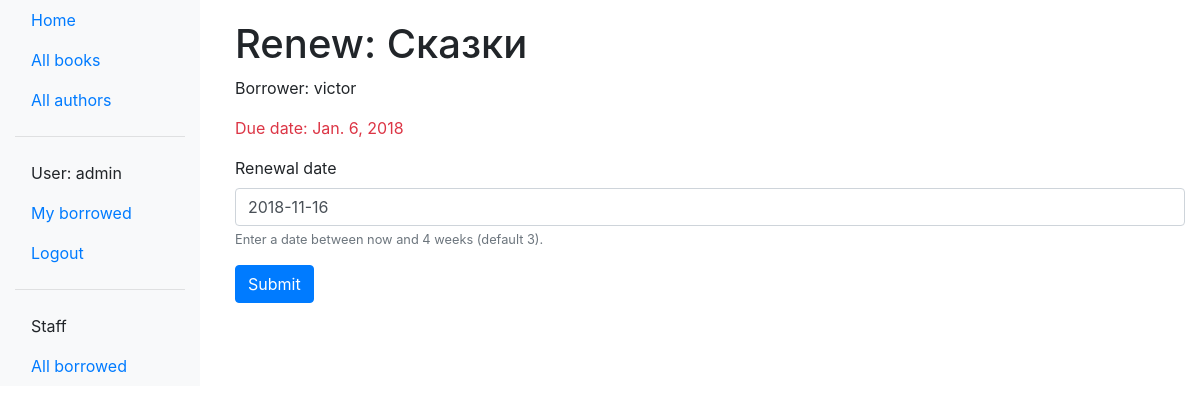
Page /catalog/book/fc74ac7c-189b-4cbb-a960-b8e98f0371a6/renew/ (signed in) on the committed database.
### catalog/models.py (models this page shows, shortened)
class BookInstance(models.Model):
    id = models.UUIDField(primary_key=True, default=uuid.uuid4, help_text='Unoque ID for this particular book cross whole library')
    book = models.ForeignKey('Book', on_delete=models.SET_NULL, null=True)
    imprint = models.CharField(max_length=200)
    due_back = models.DateField(null=True, blank=True)
    borrower = models.ForeignKey(User, on_delete=models.SET_NULL, null=True, blank=True)
    LOAN_STATUS = (
        ('m', 'Maintenance'),
        ('o', 'On loan'),
        ('a', 'Available'),
        ('r', 'Reserved'),
    )
    status = models.CharField(max_length=1, choices=LOAN_STATUS, blank=True, default='m', help_text='Book availability')
    class Meta:
        ordering = ['due_back']
        permissions = (('can_mark_returned', 'Set book as returned'),)
    @property
    def is_overdue(self):
        if self.due_back and date.today() > self.due_back:
            return True
        return False

class Book(models.Model):
    title = models.CharField(max_length=200, help_text='Enter book title')
    author = models.ForeignKey('Author', on_delete=models.SET_NULL, null=True)
    summary = models.TextField(max_length=1000, help_text='Enter a brief description of the book')
    isbn = models.CharField('ISBN', max_length=13, help_text='13 Character <a href="https://www.isbn-international.org/content/what-isbn">ISBN number</a>')
    genre = models.ManyToManyField(Genre, help_text='Select a genre for this book')
    language = models.ForeignKey('Language', on_delete=models.SET_NULL, null=True)
    def display_genre(self):
        """

        """
        return ', '.join([genre.name for genre in self.genre.all()[:3]])
    display_genre.short_description = 'Genre'

### catalog/views.py (the view)
# urls.py: url(r'^book/(?P<pk>[-\w]+)/renew/$', views.renew_book_librarian, name='renew-book-librarian'),
@permission_required(perm='catalog.can_mark_returned')
def renew_book_librarian(request, pk):
    book_inst = get_object_or_404(BookInstance, pk=pk)
    if request.method == 'POST':
        form = RenewBookModelForm(request.POST)
        if form.is_valid():
            book_inst.due_back = form.cleaned_data['due_back']
            book_inst.save()
            return HttpResponseRedirect(reverse('all-borrowed'))
    else:
        proposed_renewal_date = datetime.date.today() + datetime.timedelta(weeks=3)
        form = RenewBookModelForm(initial={'due_back': proposed_renewal_date, })
    content = {'form': form, 'bookinst': book_inst}
    return render(request, 'catalog/book_renew_librarian.html', content)

### catalog/forms.py (shortened to what this page needs)
class RenewBookModelForm(ModelForm):
    class Meta:
        model = BookInstance
        fields = ['due_back']
        labels = {'due_back': _('Renewal date'), }
        help_texts = {'due_back': _('Enter a date between now and 4 weeks (default 3).'), }

### catalog/templates/catalog/book_renew_librarian.html (shortened to what this page needs)
{% extends 'base.html' %}
{% load bootstrap4 %}
{% block content %}
<div style="margin-left:20px; margin-top:20px">
    <h1>Renew: {{ bookinst.book.title }}</h1>
    <p>Borrower: {{ bookinst.borrower }}</p>
    <p class="{% if bookinst.is_overdue %}text-danger{% endif %}">Due date: {{ bookinst.due_back }}</p>
    <form method="post" action="">
        {% bootstrap_form form %}
        {% buttons %}
            <button type="submit" class="btn btn-primary">Submit</button>
        {% endbuttons %}
    </form>
</div>
{% endblock %}

### catalog/templates/base.html (shortened to what this page needs)
<!DOCTYPE html>
<html lang="en">
    <head>
        <link rel="stylesheet" href="https://stackpath.bootstrapcdn.com/bootstrap/4.1.3/css/bootstrap.min.css">
        {% load static %}
        <link rel="stylesheet" href="{% static '/css/styles.css' %}">
    </head>
    <body>
        <div class="container-fluid">
            <div class="row">
                <nav class="col-sm-2 -none d-md-block bg-light sidebar">
                    {% block sidebar %}
                    <ul class="nav flex-column">
                        <li class="nav-item"><a class="nav-link" href="{% url 'index' %}">Home</a></li>
                        <li class="nav-item"><a class="nav-link" href="{% url 'books' %}">All books</a></li>
                        <li class="nav-item"><a class="nav-link" href="{% url 'authors' %}">All authors</a></li>
                        <div>
                            <hr>
                        {% if user.is_authenticated %}
                            <li class="nav-item"><a class="nav-link">User: {{ user.get_username }}</a></li>
                            <li class="nav-item"><a class="nav-link" href="{% url 'my-borrowed' %}">My borrowed</a></li>
                            {% if perms.catalog.can_mark_returned %}
                                <li class="nav-item"><a class="nav-link" href="{% url 'logout' %}?next=/catalog/">Logout</a></li>
                                <div>
                                    <hr>
                                    <li class="nav-item"><a class="nav-link">Staff</a></li>
                                    <li class="nav-item"><a class="nav-link" href="{% url 'all-borrowed' %}">All borrowed</a></li>
                                </div>
                           {% else %}
                                <li class="nav-item"><a class="nav-link" href="{% url 'logout' %}?next={{ request.path }}">Logout</a></li>
                            {% endif %}
                        {% else %}
                            <li class="nav-item"><a class="nav-link" href="{% url 'login' %}?next={{ request.path }}">Login</a></li>
                       {% endif %}
                        </div>
                     </ul>
                    {% endblock %}
                </nav>
                <div class="col-sm-10">
                    {% block content %}
                    {% endblock %}
                </div>
            </div>
        </div>
    </body>
</html>

### rows in the picture
BookInstance: book "Сказки", borrower "victor", due_back "Jan. 6, 2018"

### other values in the picture
{{ user.get_username }} "admin"
